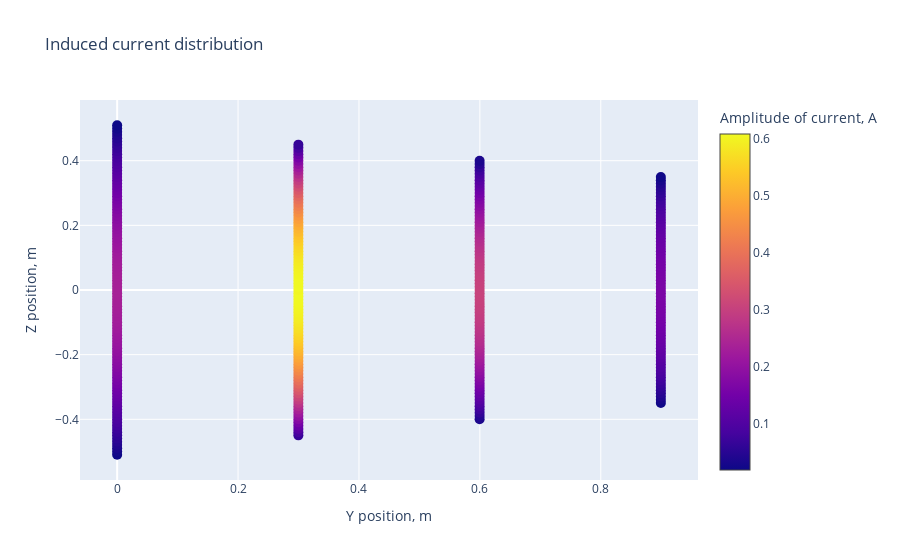
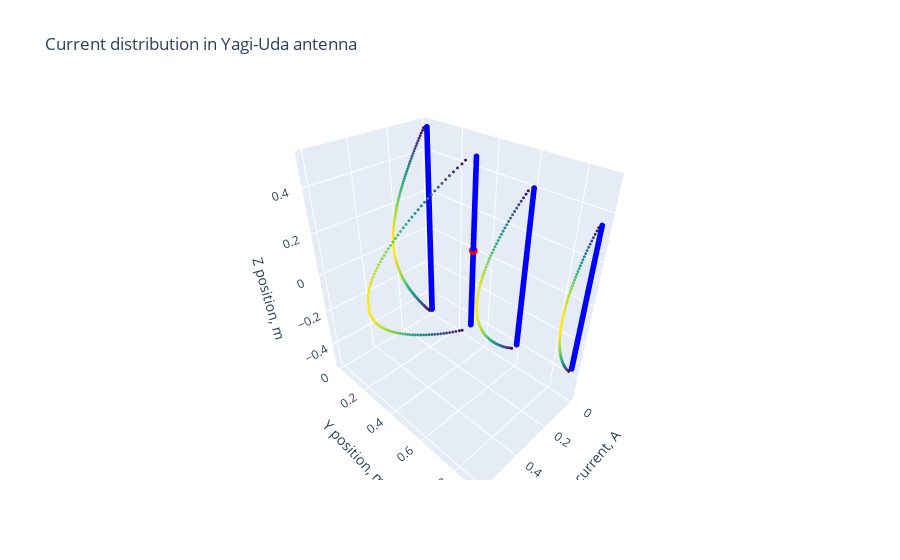

Here is the notebook cell these charts were saved with, in order:
### Code cell
from yagi_visualization import plot_2dmodel, plot_together, plot_separately, current_distribution_2d, current_distribution_3d
import matplotlib.pyplot as plt

plt.plot(phi, np.log10(E_total/np.max(E_total)), label = "Total far field")
plt.title("Normalized DP (150 MHz)")
plt.legend()
plot_2dmodel(R, source_position, sum(element_num), delta_z)
plot_together(R_block, current_block)
plot_separately(R_block, current_block)
current_distribution_2d(R, current)
current_distribution_3d(R, source_position, R_block, current_block)
